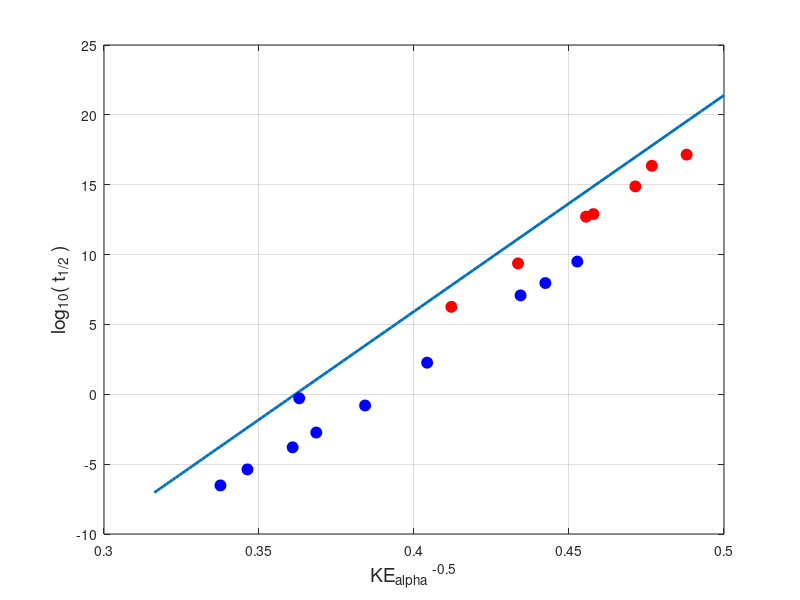

Recreate this plot in MATLAB.
% qp_alpha_theory.m

% Ian Cooper
% School of Physics, University of Sydney
% ../mphome.htm

% Calculation of the theorical value of the half-life of an alpha emitter
% All units are S.I. unless stated otherwise

close all
clear 
clc

% INPUT PARAMETERS =======================================================
A = 212;                % mass number of parent nucleus
Z = 92;                 % atomic number of parent nucleus
EA_MeV = 8.95;           % kinetic energy of alpha particle in MeV

% Constants ==============================================================
e = 1.602176565e-19;    % elementary charge
hbar = 1.054571726e-34; % hbar Planck's constant
mA = 6.64465675e-27;    % alpha particle mass 
eps0 = 8.854187e-12;    % permittivity of free space

% Calculations ===========================================================
EA = EA_MeV *1e6*e;     % kinetic energy ofalpha particle in joules

R0 = 1.07e-15*(4^(1/3) + (A-4)^(1/3));    % Radius of nucleus R0
%R0 = 1.07e-15*((A)^(1/3));    % Radius of nucleus R0

vA = sqrt(2*EA/mA);     % escape velocity of alpha particle

f = vA / (2*R0);        % frequency of collisions between alpha / barrier

K11 = (4*e/hbar)*(mA/(pi*eps0))^0.5;
K1 = K11 * R0^0.5 * (Z-2)^0.5; 

K22 = -(e^2/(hbar * eps0)) * (mA/2)^0.5;
K2 = K22 * (Z-2) * EA^(-0.5);

P = exp(K1 +K2);        % probability

gamma = f * P;          % decay constant

t_half = log(2) / gamma;  % half-life


t_half
f
P
R0

% Test data for Po Z = 84 ================================================
   % Measured values
      hLPo = [183 0.158 1.83e-3 1.6e-4 4.2e-6 3e-7 0.52 1.2e7 3.16e9 9.15e7];
      EPo = [6.12 6.774 7.365 7.68 8.34 8.776 7.59 5.30 4.88 5.11];
   % Computed half-lifes by running the program for each isoptope of Po
      hLPo_c = [2.7e6  5.4574e-08  9.6196e-05 0.0012 0.158 364.7975];
   % Computed data by solving the Schrodinger Equation by FDM   
      hLPo_f = [2.9e6 3.7e-8 4.6e-4 2.4e-5 0.45 602 ];
   % Computed data by solving the Schrodinger Equation by FDM   
      hLPo_f1 = [1.1e7 7.7e-8 8.7e-4 5.3e-5 1.7 2.4e3 ];   
      
% Test data for U Z = 92 ================================================
   % Measured values
      hLU = [1.42e17 7.57e14 2.25e16 7.95e12 5.11e12 2.34e9 1.81e6];
      EU = [4.2 4.5 4.4 4.77 4.82 5.32 5.89];      
   
% Variation of half-life with E(alpha) ===================================
num = 100;
Emin = 4;               % MeV
Emax = 10;              % MeV
E = linspace(Emin,Emax,num);
Ecc = (1e6*e) .* E;     % E in joules
Kcc = -(e^2/(hbar * eps0)) .* (mA/2)^0.5 .* (Z-2) .* Ecc.^(-0.5);

Pcc = exp(K1 +Kcc);        % probability

gammacc = f .* Pcc;          % decay constant

t_halfcc = log(2) ./ gammacc;  % half-life

xp = E.^(-0.5); yp = log10(t_halfcc);

figure(1)
set(gca,'fontsize',12);
plot(xp,yp,'linewidth',2)

hold on
xp = (EPo).^(-0.5); yp = log10(hLPo);
plot(xp,yp,'o','MarkerFaceColor',[0 0 1],'MarkerSize',8,'MarkerEdgeColor',[0 0 1])
% yp = log10(hLPo_c);
% h_plot = plot(xp,yp,'o','MarkerFaceColor',[0 0 1],'MarkerSize',6);
% yp = log10(hLPo_f);
% h_plot = plot(xp,yp,'+','MarkerEdge',[1 0 1],'MarkerSize',9);
% yp = log10(hLPo_f1);
% h_plot = plot(xp,yp,'d','MarkerFaceColor',[0 0 0],'MarkerEdge',[0 0 0],'MarkerSize',8);

xp = (EU).^(-0.5); yp = log10(hLU);
plot(xp,yp,'o','MarkerFaceColor',[1 0 0],'MarkerSize',8,'MarkerEdgeColor',[1 0 0])


xlabel('KE_{alpha} ^{-0.5}','fontsize',14);
ylabel('log_{10}( t_{1/2} )','fontsize',14);
grid on
